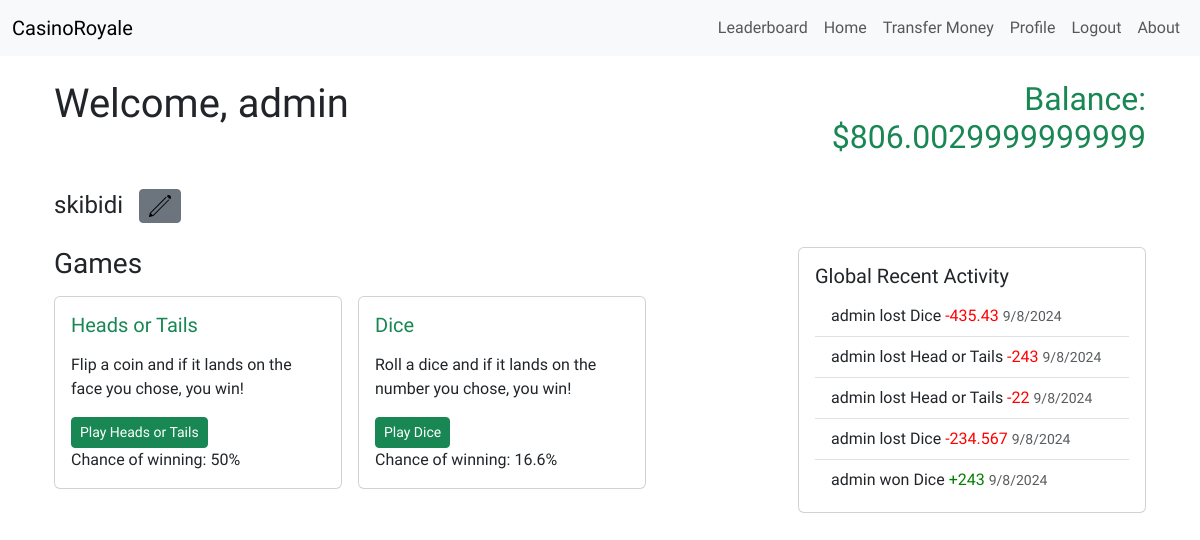
The page /home (signed in) on the database as committed earlier.
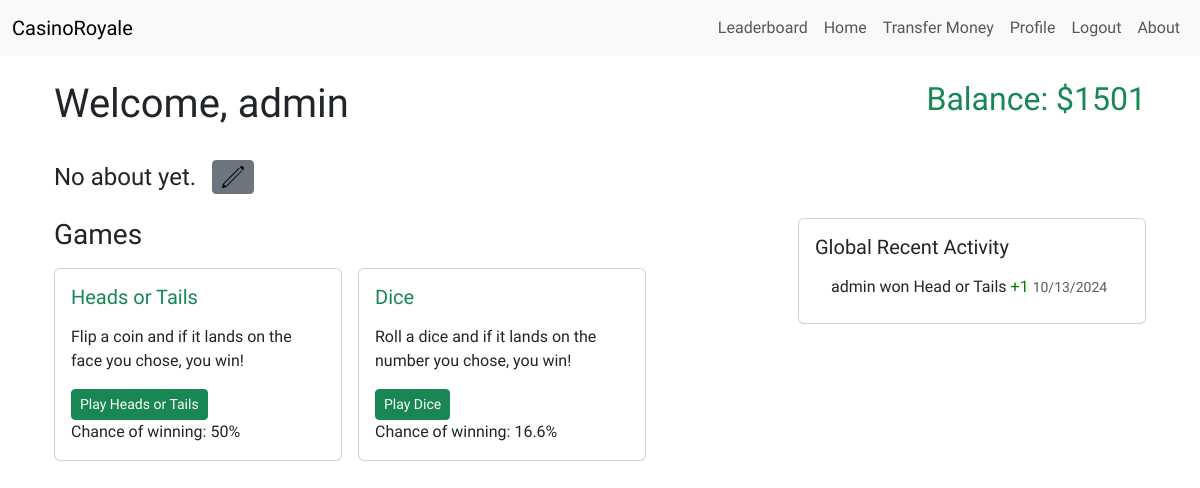
The same page on the database as committed later.
### app/main.py (models this page shows, shortened)
class User(db.Model, UserMixin):
     id = db.Column(db.Integer, primary_key=True)
     username = db.Column(db.String, unique=True, nullable=False)
     password = db.Column(db.String, nullable=False)
     balance = db.Column(db.Integer, default=1500)
     about = db.Column(db.String(150))
     account_created = db.Column(db.String)

class RecentActivities(db.Model):
    id = db.Column(db.Integer, primary_key=True)
    resultgame = db.Column(db.Boolean)
    username = db.Column(db.String)
    desc = db.Column(db.String)
    amount = db.Column(db.String)
    date = db.Column(db.String)

### app/main.py (the view, shortened to what this page needs)
@app.route('/')
@app.route('/home', methods=['GET', 'POST'])
@login_required
def home():
    user = User.query.get(current_user.id)
    recent_activites = RecentActivities.query.order_by(RecentActivities.id.desc()).all()
    editabout = EditAbout()
    return render_template('home.html', user=user, ediabout=editabout, recent_activites=recent_activites)

### app/main.py (called while the page is built)
@login_manager.user_loader
def load_user(user_id):
    return User.query.get(int(user_id))

### app/templates/home.html (shortened to what this page needs)
{% extends 'base.html' %} {% block title %} Home - CasinoRoyale {% endblock %}
{% block content %}
<div class="container mt-4">
  <div class="row">
    <div class="col-md-8">
      <h1>Welcome, {{ user.username }}</h1>
    </div>
    <div class="col-md-4 text-end">
      <h2 class="text-success">Balance: ${{ user.balance }}</h2>
    </div>
  </div>
  <div class="d-flex align-items-center mt-4">
    <h4 class="mb-0">{{ user.about }}</h4>
    <button
      class="btn btn-secondary ms-3 btn-sm"
      type="button"
      data-bs-toggle="collapse"
      data-bs-target="#aboutForm"
      aria-expanded="false"
      aria-controls="aboutForm"
    >
    </button>
  </div>
  <div class="row mt-4">
    <div class="col-md-8">
      <h3>Games</h3>
      <div class="d-flex flex-wrap mt-3">
        <div class="card me-3 mb-3" style="width: 18rem">
          <div class="card-body">
            <h5 class="card-title">
              <p class="text-decoration-bold text-success">Heads or Tails</p>
            </h5>
            <p class="card-text">
              Flip a coin and if it lands on the face you chose, you win!
            </p>
            <a
              href="{{ url_for('headstailsgame') }}"
              class="text-decoration-none"
            >
              <button class="btn btn-success btn-sm">
                Play Heads or Tails
              </button>
            </a>
            <footer>Chance of winning: 50%</footer>
          </div>
        </div>
        <div class="card mb-3" style="width: 18rem">
          <div class="card-body">
            <h5 class="card-title">
              <p class="text-decoration-bold text-success">Dice</p>
            </h5>
            <p class="card-text">
              Roll a dice and if it lands on the number you chose, you win!
            </p>
            <a href="{{ url_for('dice') }}" class="text-decoration-none">
              <button class="btn btn-success btn-sm">Play Dice</button>
            </a>
            <footer>Chance of winning: 16.6%</footer>
          </div>
        </div>
      </div>
    </div>
    <div class="col-md-4">
      <div class="card">
        <div class="card-body">
          <h5 class="card-title">Global Recent Activity</h5>
          <ul class="list-group list-group-flush scrollable-list">
            {% for activity in recent_activites %}
            <li class="list-group-item">
              {{ activity.username }} {{ activity.desc }} {% if
              activity.resultgame == False %}
              <span style="color: red">-{{ activity.amount }}</span> {% else %}
              <span style="color: green">+{{ activity.amount }}</span> {% endif
              %}
              <small class="text-muted">{{ activity.date }}</small>
            </li>
            {% endfor %}
          </ul>
        </div>
      </div>
    </div>
  </div>
</div>
{% endblock %}

### app/templates/base.html (shortened to what this page needs)
<!doctype html>
<html lang="en">
  <head>
    <link
      href="https://cdn.jsdelivr.net/npm/bootstrap@5.3.3/dist/css/bootstrap.min.css"
      rel="stylesheet"
    />
  </head>
  <body>
    <nav class="navbar navbar-expand-lg navbar-light bg-light">
      <div class="container-fluid">
        <a class="navbar-brand" href="{{ url_for('home') }}">CasinoRoyale</a>
        <div class="collapse navbar-collapse" id="navbarNav">
          <ul class="navbar-nav ms-auto">
            <li class="nav-item">
              <a class="nav-link" href="{{ url_for('leaderboard') }}"
                >Leaderboard</a
              >
            </li>
            {% if current_user.is_authenticated %}
            <li class="nav-item">
              <a class="nav-link" href="{{ url_for('home') }}">Home</a>
            </li>
              <a class="nav-link" href="{{ url_for('transfer') }}">Transfer Money</a>
            <li class="nav-item">
              <a
                class="nav-link"
                href="{{ url_for('profile', user_id=current_user.id) }}"
                >Profile</a
              >
            </li>
            <li class="nav-item">
              <a class="nav-link" href="{{ url_for('logout') }}">Logout</a>
            </li>
            {% endif %}
            <li class="nav-item">
              <a class="nav-link" href="{{ url_for('about') }}">About</a>
            </li>
          </ul>
        </div>
      </div>
    </nav>
    <div class="container mt-4">{% block content %} {% endblock %}</div>
  </body>
</html>

### app/templates/base.html (style rules this page uses)
body { font-family: "Protect Guerillia", sans-serif; }

### app/templates/home.html (style rules this page uses)
.scrollable-list { max-height: 200px; overflow-y: auto; }

Rows that differ between the two databases and show on the page:
removed RecentActivities: username "admin", desc "lost Dice", amount "435.43", date "9/8/2024"
removed RecentActivities: username "admin", desc "lost Head or Tails", amount "243", date "9/8/2024"
removed RecentActivities: username "admin", desc "lost Head or Tails", amount "22", date "9/8/2024"
removed RecentActivities: username "admin", desc "lost Dice", amount "234.567", date "9/8/2024"
removed RecentActivities: username "admin", desc "won Dice", amount "243", date "9/8/2024"
changed User "admin": balance "806.0029999999999" → "1501"; about "skibidi" → "No about yet."
now on this page (row edited): RecentActivities: username "admin", desc "won Head or Tails", amount "1", date "10/13/2024"
